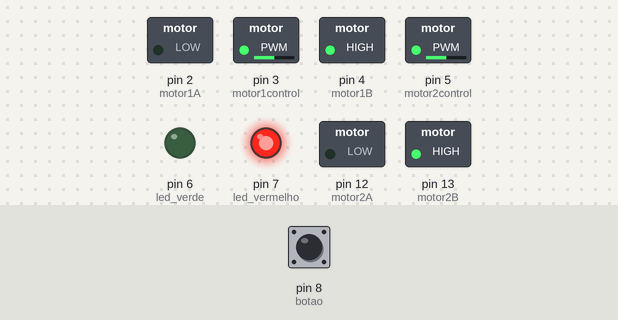
Recording of a sketch running on a simulated Arduino Uno, built with avr-gcc and run on an emulated ATmega328P. On the bench: switched loads named in the sketch (green lamp = pin HIGH), output pins drawn as LEDs (lit = HIGH). The test bench sets the inputs (shaded band); at power-on: pin 8 (botao) HIGH. What the sketch prints to the serial monitor is not drawn.

Above: at 0.1 s.
Timing chart, 0 to 1.6 s (numbered marks = the images above):
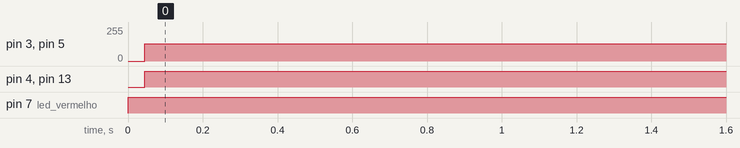

Measured:
- by itself, pin 3 (motor1control), pin 5 (motor2control): 0/255 → 128/255 at 0.04 s
- by itself, pin 4 (motor1B), pin 13 (motor2B): LOW → HIGH at 0.04 s
- by itself, pin 7 (led_vermelho): LOW → HIGH at 0.00 s

The sketch:

ObstacleAvoidingCar.ino
```cpp
/*********************************************************************

          Competição de Robótica USJT 2021
          Professora Iara
          Professor Giocondo
          Professor Nuncio

          Equipe William

**********************************************************************/
#define botao  8
#define led_verde 6
#define led_vermelho 7
#define motor1control 3
#define motor1A 2
#define motor1B 4
#define motor2control 5
#define motor2A 12
#define motor2B 13

int sensor;
int tempo_inicial;
int tempo_parcial;
int tempo_final;
int vel = 128;                            //Velocidade de 0 à 255

void setup() {
  Serial.begin(115200);
  pinMode(botao, INPUT);
  pinMode(led_verde, OUTPUT);
  pinMode(led_vermelho, OUTPUT);
  pinMode(motor1control, OUTPUT);
  pinMode(motor1A, OUTPUT);
  pinMode(motor1B, OUTPUT);
  pinMode(motor2control, OUTPUT);
  pinMode(motor2A, OUTPUT);
  pinMode(motor2B, OUTPUT);
}

void loop() {
  sensor = digitalRead(botao);
  Serial.print("Estado do sensor = ");
  Serial.println(sensor);
  if (sensor == LOW) {                    //Se o sensor não captar obstáculos, acender LED verde e seguir em frente
    delay(10000);                         //Tempo de partida de 10 segundos
    digitalWrite(led_verde, HIGH);
    digitalWrite(led_vermelho, LOW);
    Serial.println("Indo para frente");
    tempo_inicial = millis();
    analogWrite(motor1control, vel);      //Motor esquerdo seguir em frente
    digitalWrite(motor1A, HIGH);
    digitalWrite(motor1B, LOW);
    analogWrite(motor2control, vel);      //Motor direito seguir em frente
    digitalWrite(motor2A, HIGH);
    digitalWrite(motor2B, LOW);
  }
  else if (sensor == HIGH) {              //Se o sensor captar obstáculos, acender LED vermelho e dar ré até dar o tempo de duração do percurso ocorrido
    tempo_parcial = tempo_inicial;
    tempo_final = millis();
    digitalWrite(led_verde, LOW);
    digitalWrite(led_vermelho, HIGH);
    Serial.println("Indo para trás");
    analogWrite(motor1control, vel);      //Motor esquerdo dar ré
    digitalWrite(motor1A, LOW);
    digitalWrite(motor1B, HIGH);
    analogWrite(motor2control, vel);      //Motor direito dar ré
    digitalWrite(motor2A, LOW);
    digitalWrite(motor2B, HIGH);
    if (tempo_final == tempo_parcial) {
      analogWrite(motor1control, 0);      //Motor esquerdo parar
      digitalWrite(motor1A, LOW);
      digitalWrite(motor1B, LOW);
      analogWrite(motor2control, 0);      //Motor direito parar
      digitalWrite(motor2A, LOW);
      digitalWrite(motor2B, LOW);
    }
  }
}
```
